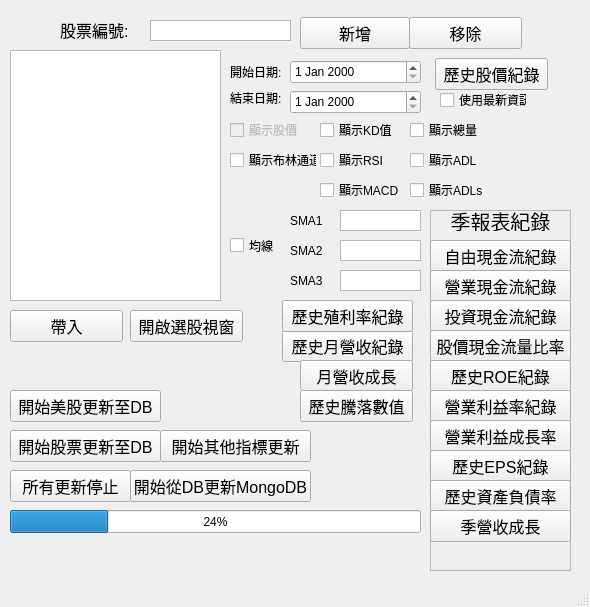
<?xml version="1.0" encoding="UTF-8"?>
<ui version="4.0">
 <class>MainWindow</class>
 <widget class="QMainWindow" name="MainWindow">
  <property name="geometry">
   <rect>
    <x>0</x>
    <y>0</y>
    <width>590</width>
    <height>607</height>
   </rect>
  </property>
  <property name="windowTitle">
   <string>我的追蹤清單</string>
  </property>
  <widget class="QWidget" name="centralwidget">
   <widget class="QTreeView" name="treeView">
    <property name="geometry">
     <rect>
      <x>10</x>
      <y>50</y>
      <width>211</width>
      <height>251</height>
     </rect>
    </property>
    <property name="editTriggers">
     <set>QAbstractItemView::NoEditTriggers</set>
    </property>
    <property name="selectionMode">
     <enum>QAbstractItemView::SingleSelection</enum>
    </property>
   </widget>
   <widget class="QTextEdit" name="input_stockNumber">
    <property name="geometry">
     <rect>
      <x>150</x>
      <y>20</y>
      <width>141</width>
      <height>21</height>
     </rect>
    </property>
    <property name="font">
     <font>
      <pointsize>10</pointsize>
      <weight>75</weight>
      <bold>true</bold>
     </font>
    </property>
    <property name="verticalScrollBarPolicy">
     <enum>Qt::ScrollBarAlwaysOff</enum>
    </property>
    <property name="horizontalScrollBarPolicy">
     <enum>Qt::ScrollBarAlwaysOff</enum>
    </property>
    <property name="documentTitle">
     <string/>
    </property>
    <property name="placeholderText">
     <string/>
    </property>
   </widget>
   <widget class="QLabel" name="label">
    <property name="geometry">
     <rect>
      <x>60</x>
      <y>20</y>
      <width>81</width>
      <height>20</height>
     </rect>
    </property>
    <property name="font">
     <font>
      <pointsize>12</pointsize>
     </font>
    </property>
    <property name="text">
     <string>股票編號:</string>
    </property>
   </widget>
   <widget class="QPushButton" name="button_addStock">
    <property name="geometry">
     <rect>
      <x>300</x>
      <y>17</y>
      <width>110</width>
      <height>32</height>
     </rect>
    </property>
    <property name="font">
     <font>
      <pointsize>12</pointsize>
     </font>
    </property>
    <property name="text">
     <string>新增</string>
    </property>
   </widget>
   <widget class="QPushButton" name="button_deletStock">
    <property name="geometry">
     <rect>
      <x>409</x>
      <y>17</y>
      <width>113</width>
      <height>32</height>
     </rect>
    </property>
    <property name="font">
     <font>
      <pointsize>12</pointsize>
     </font>
    </property>
    <property name="text">
     <string>移除</string>
    </property>
   </widget>
   <widget class="QPushButton" name="button_moveToInput">
    <property name="geometry">
     <rect>
      <x>10</x>
      <y>310</y>
      <width>113</width>
      <height>32</height>
     </rect>
    </property>
    <property name="font">
     <font>
      <pointsize>12</pointsize>
     </font>
    </property>
    <property name="text">
     <string>帶入</string>
    </property>
   </widget>
   <widget class="QPushButton" name="button_getStockHistory">
    <property name="geometry">
     <rect>
      <x>435</x>
      <y>58</y>
      <width>113</width>
      <height>32</height>
     </rect>
    </property>
    <property name="font">
     <font>
      <pointsize>12</pointsize>
     </font>
    </property>
    <property name="text">
     <string>歷史股價紀錄</string>
    </property>
   </widget>
   <widget class="QDateEdit" name="date_startDate">
    <property name="geometry">
     <rect>
      <x>290</x>
      <y>60</y>
      <width>131</width>
      <height>24</height>
     </rect>
    </property>
    <property name="minimumDate">
     <date>
      <year>1970</year>
      <month>1</month>
      <day>1</day>
     </date>
    </property>
   </widget>
   <widget class="QLabel" name="label_2">
    <property name="geometry">
     <rect>
      <x>230</x>
      <y>64</y>
      <width>60</width>
      <height>16</height>
     </rect>
    </property>
    <property name="text">
     <string>開始日期:</string>
    </property>
   </widget>
   <widget class="QWidget" name="widget_SMA" native="true">
    <property name="geometry">
     <rect>
      <x>220</x>
      <y>200</y>
      <width>201</width>
      <height>101</height>
     </rect>
    </property>
    <widget class="QCheckBox" name="check_SMA">
     <property name="geometry">
      <rect>
       <x>10</x>
       <y>20</y>
       <width>51</width>
       <height>51</height>
      </rect>
     </property>
     <property name="text">
      <string>均線</string>
     </property>
    </widget>
    <widget class="QTextEdit" name="input_SMA1">
     <property name="geometry">
      <rect>
       <x>120</x>
       <y>10</y>
       <width>81</width>
       <height>21</height>
      </rect>
     </property>
     <property name="verticalScrollBarPolicy">
      <enum>Qt::ScrollBarAlwaysOff</enum>
     </property>
     <property name="horizontalScrollBarPolicy">
      <enum>Qt::ScrollBarAlwaysOff</enum>
     </property>
    </widget>
    <widget class="QLabel" name="label_SMA1">
     <property name="geometry">
      <rect>
       <x>70</x>
       <y>10</y>
       <width>41</width>
       <height>21</height>
      </rect>
     </property>
     <property name="text">
      <string>SMA1</string>
     </property>
    </widget>
    <widget class="QTextEdit" name="input_SMA2">
     <property name="geometry">
      <rect>
       <x>120</x>
       <y>40</y>
       <width>81</width>
       <height>21</height>
      </rect>
     </property>
     <property name="verticalScrollBarPolicy">
      <enum>Qt::ScrollBarAlwaysOff</enum>
     </property>
     <property name="horizontalScrollBarPolicy">
      <enum>Qt::ScrollBarAlwaysOff</enum>
     </property>
    </widget>
    <widget class="QLabel" name="label_SMA2">
     <property name="geometry">
      <rect>
       <x>70</x>
       <y>40</y>
       <width>41</width>
       <height>21</height>
      </rect>
     </property>
     <property name="text">
      <string>SMA2</string>
     </property>
    </widget>
    <widget class="QLabel" name="label_SMA3">
     <property name="geometry">
      <rect>
       <x>70</x>
       <y>70</y>
       <width>41</width>
       <height>21</height>
      </rect>
     </property>
     <property name="text">
      <string>SMA3</string>
     </property>
    </widget>
    <widget class="QTextEdit" name="input_SMA3">
     <property name="geometry">
      <rect>
       <x>120</x>
       <y>70</y>
       <width>81</width>
       <height>21</height>
      </rect>
     </property>
     <property name="verticalScrollBarPolicy">
      <enum>Qt::ScrollBarAlwaysOff</enum>
     </property>
     <property name="horizontalScrollBarPolicy">
      <enum>Qt::ScrollBarAlwaysOff</enum>
     </property>
    </widget>
   </widget>
   <widget class="QCheckBox" name="check_stock">
    <property name="enabled">
     <bool>false</bool>
    </property>
    <property name="geometry">
     <rect>
      <x>230</x>
      <y>120</y>
      <width>87</width>
      <height>20</height>
     </rect>
    </property>
    <property name="text">
     <string>顯示股價</string>
    </property>
   </widget>
   <widget class="QCheckBox" name="check_KD">
    <property name="geometry">
     <rect>
      <x>320</x>
      <y>120</y>
      <width>87</width>
      <height>20</height>
     </rect>
    </property>
    <property name="text">
     <string>顯示KD值</string>
    </property>
   </widget>
   <widget class="QCheckBox" name="check_volume">
    <property name="geometry">
     <rect>
      <x>410</x>
      <y>120</y>
      <width>87</width>
      <height>20</height>
     </rect>
    </property>
    <property name="text">
     <string>顯示總量</string>
    </property>
   </widget>
   <widget class="QPushButton" name="button_openPickWindow">
    <property name="geometry">
     <rect>
      <x>130</x>
      <y>310</y>
      <width>113</width>
      <height>32</height>
     </rect>
    </property>
    <property name="font">
     <font>
      <pointsize>12</pointsize>
     </font>
    </property>
    <property name="text">
     <string>開啟選股視窗</string>
    </property>
   </widget>
   <widget class="QPushButton" name="button_getMonthRP">
    <property name="geometry">
     <rect>
      <x>282</x>
      <y>330</y>
      <width>131</width>
      <height>32</height>
     </rect>
    </property>
    <property name="font">
     <font>
      <pointsize>12</pointsize>
     </font>
    </property>
    <property name="text">
     <string>歷史月營收紀錄</string>
    </property>
   </widget>
   <widget class="QDateEdit" name="date_endDate">
    <property name="geometry">
     <rect>
      <x>290</x>
      <y>90</y>
      <width>131</width>
      <height>24</height>
     </rect>
    </property>
    <property name="minimumDate">
     <date>
      <year>1970</year>
      <month>1</month>
      <day>1</day>
     </date>
    </property>
   </widget>
   <widget class="QLabel" name="label_3">
    <property name="geometry">
     <rect>
      <x>230</x>
      <y>90</y>
      <width>60</width>
      <height>16</height>
     </rect>
    </property>
    <property name="text">
     <string>結束日期:</string>
    </property>
   </widget>
   <widget class="QCheckBox" name="check_UseNewInfo">
    <property name="geometry">
     <rect>
      <x>440</x>
      <y>90</y>
      <width>87</width>
      <height>20</height>
     </rect>
    </property>
    <property name="text">
     <string>使用最新資訊</string>
    </property>
   </widget>
   <widget class="QCheckBox" name="check_BollingerBands">
    <property name="geometry">
     <rect>
      <x>230</x>
      <y>150</y>
      <width>87</width>
      <height>20</height>
     </rect>
    </property>
    <property name="text">
     <string>顯示布林通道</string>
    </property>
   </widget>
   <widget class="QCheckBox" name="check_RSI">
    <property name="geometry">
     <rect>
      <x>320</x>
      <y>150</y>
      <width>87</width>
      <height>20</height>
     </rect>
    </property>
    <property name="text">
     <string>顯示RSI</string>
    </property>
   </widget>
   <widget class="QCheckBox" name="check_ADL">
    <property name="geometry">
     <rect>
      <x>410</x>
      <y>150</y>
      <width>87</width>
      <height>20</height>
     </rect>
    </property>
    <property name="text">
     <string>顯示ADL</string>
    </property>
   </widget>
   <widget class="QCheckBox" name="check_ADLs">
    <property name="geometry">
     <rect>
      <x>410</x>
      <y>180</y>
      <width>87</width>
      <height>20</height>
     </rect>
    </property>
    <property name="text">
     <string>顯示ADLs</string>
    </property>
   </widget>
   <widget class="QCheckBox" name="check_MACD">
    <property name="geometry">
     <rect>
      <x>320</x>
      <y>180</y>
      <width>87</width>
      <height>20</height>
     </rect>
    </property>
    <property name="text">
     <string>顯示MACD</string>
    </property>
   </widget>
   <widget class="QPushButton" name="button_runSchedule">
    <property name="geometry">
     <rect>
      <x>10</x>
      <y>430</y>
      <width>151</width>
      <height>32</height>
     </rect>
    </property>
    <property name="font">
     <font>
      <pointsize>12</pointsize>
     </font>
    </property>
    <property name="text">
     <string>開始股票更新至DB</string>
    </property>
   </widget>
   <widget class="QPushButton" name="button_stopSchedule">
    <property name="geometry">
     <rect>
      <x>10</x>
      <y>470</y>
      <width>121</width>
      <height>32</height>
     </rect>
    </property>
    <property name="font">
     <font>
      <pointsize>12</pointsize>
     </font>
    </property>
    <property name="text">
     <string>所有更新停止</string>
    </property>
   </widget>
   <widget class="QPushButton" name="button_getDividend_yield">
    <property name="geometry">
     <rect>
      <x>282</x>
      <y>300</y>
      <width>131</width>
      <height>32</height>
     </rect>
    </property>
    <property name="font">
     <font>
      <pointsize>12</pointsize>
     </font>
    </property>
    <property name="text">
     <string>歷史殖利率紀錄</string>
    </property>
   </widget>
   <widget class="QFrame" name="frame">
    <property name="geometry">
     <rect>
      <x>430</x>
      <y>210</y>
      <width>141</width>
      <height>361</height>
     </rect>
    </property>
    <property name="frameShape">
     <enum>QFrame::StyledPanel</enum>
    </property>
    <property name="frameShadow">
     <enum>QFrame::Raised</enum>
    </property>
    <widget class="QPushButton" name="button_getFreeCF">
     <property name="geometry">
      <rect>
       <x>0</x>
       <y>30</y>
       <width>141</width>
       <height>32</height>
      </rect>
     </property>
     <property name="font">
      <font>
       <pointsize>12</pointsize>
      </font>
     </property>
     <property name="text">
      <string>自由現金流紀錄</string>
     </property>
    </widget>
    <widget class="QPushButton" name="button_getSCF">
     <property name="geometry">
      <rect>
       <x>0</x>
       <y>60</y>
       <width>141</width>
       <height>32</height>
      </rect>
     </property>
     <property name="font">
      <font>
       <pointsize>12</pointsize>
      </font>
     </property>
     <property name="text">
      <string>營業現金流紀錄</string>
     </property>
    </widget>
    <widget class="QPushButton" name="button_getICF">
     <property name="geometry">
      <rect>
       <x>0</x>
       <y>90</y>
       <width>141</width>
       <height>32</height>
      </rect>
     </property>
     <property name="font">
      <font>
       <pointsize>12</pointsize>
      </font>
     </property>
     <property name="text">
      <string>投資現金流紀錄</string>
     </property>
    </widget>
    <widget class="QPushButton" name="button_getPCF">
     <property name="geometry">
      <rect>
       <x>0</x>
       <y>120</y>
       <width>141</width>
       <height>31</height>
      </rect>
     </property>
     <property name="font">
      <font>
       <pointsize>12</pointsize>
      </font>
     </property>
     <property name="text">
      <string>股價現金流量比率</string>
     </property>
    </widget>
    <widget class="QPushButton" name="button_getROE">
     <property name="geometry">
      <rect>
       <x>0</x>
       <y>150</y>
       <width>141</width>
       <height>32</height>
      </rect>
     </property>
     <property name="font">
      <font>
       <pointsize>12</pointsize>
      </font>
     </property>
     <property name="text">
      <string>歷史ROE紀錄</string>
     </property>
    </widget>
    <widget class="QPushButton" name="button_getOperating_Margin">
     <property name="geometry">
      <rect>
       <x>0</x>
       <y>180</y>
       <width>141</width>
       <height>32</height>
      </rect>
     </property>
     <property name="font">
      <font>
       <pointsize>12</pointsize>
      </font>
     </property>
     <property name="text">
      <string>營業利益率紀錄</string>
     </property>
    </widget>
    <widget class="QPushButton" name="button_Operating_Margin_Ratio">
     <property name="geometry">
      <rect>
       <x>0</x>
       <y>210</y>
       <width>141</width>
       <height>32</height>
      </rect>
     </property>
     <property name="font">
      <font>
       <pointsize>12</pointsize>
      </font>
     </property>
     <property name="text">
      <string>營業利益成長率</string>
     </property>
    </widget>
    <widget class="QLabel" name="label_4">
     <property name="geometry">
      <rect>
       <x>10</x>
       <y>0</y>
       <width>121</width>
       <height>21</height>
      </rect>
     </property>
     <property name="font">
      <font>
       <pointsize>15</pointsize>
      </font>
     </property>
     <property name="layoutDirection">
      <enum>Qt::LeftToRight</enum>
     </property>
     <property name="text">
      <string>季報表紀錄</string>
     </property>
     <property name="alignment">
      <set>Qt::AlignCenter</set>
     </property>
    </widget>
    <widget class="QPushButton" name="button_getEPS">
     <property name="geometry">
      <rect>
       <x>0</x>
       <y>240</y>
       <width>141</width>
       <height>32</height>
      </rect>
     </property>
     <property name="font">
      <font>
       <pointsize>12</pointsize>
      </font>
     </property>
     <property name="text">
      <string>歷史EPS紀錄</string>
     </property>
    </widget>
    <widget class="QPushButton" name="button_getDebtRatio">
     <property name="geometry">
      <rect>
       <x>0</x>
       <y>270</y>
       <width>141</width>
       <height>32</height>
      </rect>
     </property>
     <property name="font">
      <font>
       <pointsize>12</pointsize>
      </font>
     </property>
     <property name="text">
      <string>歷史資產負債率</string>
     </property>
    </widget>
    <widget class="QPushButton" name="button_getSeason_Growth">
     <property name="geometry">
      <rect>
       <x>0</x>
       <y>300</y>
       <width>141</width>
       <height>32</height>
      </rect>
     </property>
     <property name="font">
      <font>
       <pointsize>12</pointsize>
      </font>
     </property>
     <property name="text">
      <string>季營收成長</string>
     </property>
    </widget>
   </widget>
   <widget class="QPushButton" name="button_getMonth_Growth">
    <property name="geometry">
     <rect>
      <x>300</x>
      <y>360</y>
      <width>113</width>
      <height>31</height>
     </rect>
    </property>
    <property name="font">
     <font>
      <pointsize>12</pointsize>
     </font>
    </property>
    <property name="text">
     <string>月營收成長</string>
    </property>
   </widget>
   <widget class="QPushButton" name="button_getADLs">
    <property name="geometry">
     <rect>
      <x>300</x>
      <y>390</y>
      <width>113</width>
      <height>32</height>
     </rect>
    </property>
    <property name="font">
     <font>
      <pointsize>12</pointsize>
     </font>
    </property>
    <property name="text">
     <string>歷史騰落數值</string>
    </property>
   </widget>
   <widget class="QPushButton" name="button_runOtherSchedule">
    <property name="geometry">
     <rect>
      <x>160</x>
      <y>430</y>
      <width>151</width>
      <height>32</height>
     </rect>
    </property>
    <property name="font">
     <font>
      <pointsize>12</pointsize>
     </font>
    </property>
    <property name="text">
     <string>開始其他指標更新</string>
    </property>
   </widget>
   <widget class="QProgressBar" name="progressBar_UpdateStock">
    <property name="geometry">
     <rect>
      <x>10</x>
      <y>510</y>
      <width>411</width>
      <height>23</height>
     </rect>
    </property>
    <property name="value">
     <number>24</number>
    </property>
   </widget>
   <widget class="QPushButton" name="button_runSyncToMongo">
    <property name="geometry">
     <rect>
      <x>130</x>
      <y>470</y>
      <width>181</width>
      <height>32</height>
     </rect>
    </property>
    <property name="font">
     <font>
      <pointsize>12</pointsize>
     </font>
    </property>
    <property name="text">
     <string>開始從DB更新MongoDB</string>
    </property>
   </widget>
   <widget class="QPushButton" name="button_runSP500">
    <property name="geometry">
     <rect>
      <x>10</x>
      <y>390</y>
      <width>151</width>
      <height>32</height>
     </rect>
    </property>
    <property name="font">
     <font>
      <pointsize>12</pointsize>
     </font>
    </property>
    <property name="text">
     <string>開始美股更新至DB</string>
    </property>
   </widget>
  </widget>
  <widget class="QMenuBar" name="menubar">
   <property name="geometry">
    <rect>
     <x>0</x>
     <y>0</y>
     <width>590</width>
     <height>21</height>
    </rect>
   </property>
  </widget>
  <widget class="QStatusBar" name="statusbar"/>
 </widget>
 <resources/>
 <connections/>
</ui>
